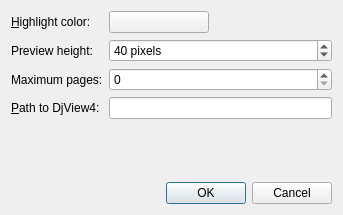
<?xml version="1.0" encoding="UTF-8"?>
<ui version="4.0">
 <class>PreferencesDialog</class>
 <widget class="QDialog" name="PreferencesDialog">
  <property name="geometry">
   <rect>
    <x>0</x>
    <y>0</y>
    <width>343</width>
    <height>215</height>
   </rect>
  </property>
  <property name="windowTitle">
   <string>Preferences</string>
  </property>
  <layout class="QFormLayout" name="formLayout">
   <item row="0" column="0">
    <widget class="QLabel" name="highlightLabel">
     <property name="text">
      <string>&amp;Highlight color:</string>
     </property>
     <property name="buddy">
      <cstring>highlightButton</cstring>
     </property>
    </widget>
   </item>
   <item row="0" column="1">
    <widget class="QPushButton" name="highlightButton">
     <property name="maximumSize">
      <size>
       <width>100</width>
       <height>26</height>
      </size>
     </property>
     <property name="text">
      <string/>
     </property>
    </widget>
   </item>
   <item row="2" column="0">
    <widget class="QLabel" name="label_2">
     <property name="text">
      <string>Preview height:</string>
     </property>
    </widget>
   </item>
   <item row="2" column="1">
    <widget class="QSpinBox" name="previewHeightSpin">
     <property name="suffix">
      <string> pixels</string>
     </property>
     <property name="minimum">
      <number>20</number>
     </property>
     <property name="maximum">
      <number>160</number>
     </property>
     <property name="singleStep">
      <number>10</number>
     </property>
     <property name="value">
      <number>40</number>
     </property>
    </widget>
   </item>
   <item row="4" column="0">
    <widget class="QLabel" name="label">
     <property name="text">
      <string>&amp;Path to DjView4:</string>
     </property>
     <property name="buddy">
      <cstring>pathEdit</cstring>
     </property>
    </widget>
   </item>
   <item row="4" column="1">
    <widget class="QLineEdit" name="pathEdit">
     <property name="text">
      <string/>
     </property>
    </widget>
   </item>
   <item row="7" column="0" colspan="2">
    <widget class="QDialogButtonBox" name="buttonBox">
     <property name="orientation">
      <enum>Qt::Horizontal</enum>
     </property>
     <property name="standardButtons">
      <set>QDialogButtonBox::Cancel|QDialogButtonBox::Ok</set>
     </property>
    </widget>
   </item>
   <item row="6" column="1">
    <spacer name="verticalSpacer">
     <property name="orientation">
      <enum>Qt::Vertical</enum>
     </property>
     <property name="sizeHint" stdset="0">
      <size>
       <width>20</width>
       <height>200</height>
      </size>
     </property>
    </spacer>
   </item>
   <item row="3" column="1">
    <widget class="QSpinBox" name="maxPageSpin">
     <property name="maximum">
      <number>100</number>
     </property>
    </widget>
   </item>
   <item row="3" column="0">
    <widget class="QLabel" name="label_3">
     <property name="text">
      <string>Maximum pages:</string>
     </property>
    </widget>
   </item>
  </layout>
 </widget>
 <tabstops>
  <tabstop>highlightButton</tabstop>
  <tabstop>previewHeightSpin</tabstop>
  <tabstop>maxPageSpin</tabstop>
  <tabstop>pathEdit</tabstop>
  <tabstop>buttonBox</tabstop>
 </tabstops>
 <resources/>
 <connections>
  <connection>
   <sender>buttonBox</sender>
   <signal>accepted()</signal>
   <receiver>PreferencesDialog</receiver>
   <slot>accept()</slot>
   <hints>
    <hint type="sourcelabel">
     <x>248</x>
     <y>254</y>
    </hint>
    <hint type="destinationlabel">
     <x>157</x>
     <y>274</y>
    </hint>
   </hints>
  </connection>
  <connection>
   <sender>buttonBox</sender>
   <signal>rejected()</signal>
   <receiver>PreferencesDialog</receiver>
   <slot>reject()</slot>
   <hints>
    <hint type="sourcelabel">
     <x>316</x>
     <y>260</y>
    </hint>
    <hint type="destinationlabel">
     <x>286</x>
     <y>274</y>
    </hint>
   </hints>
  </connection>
 </connections>
</ui>
